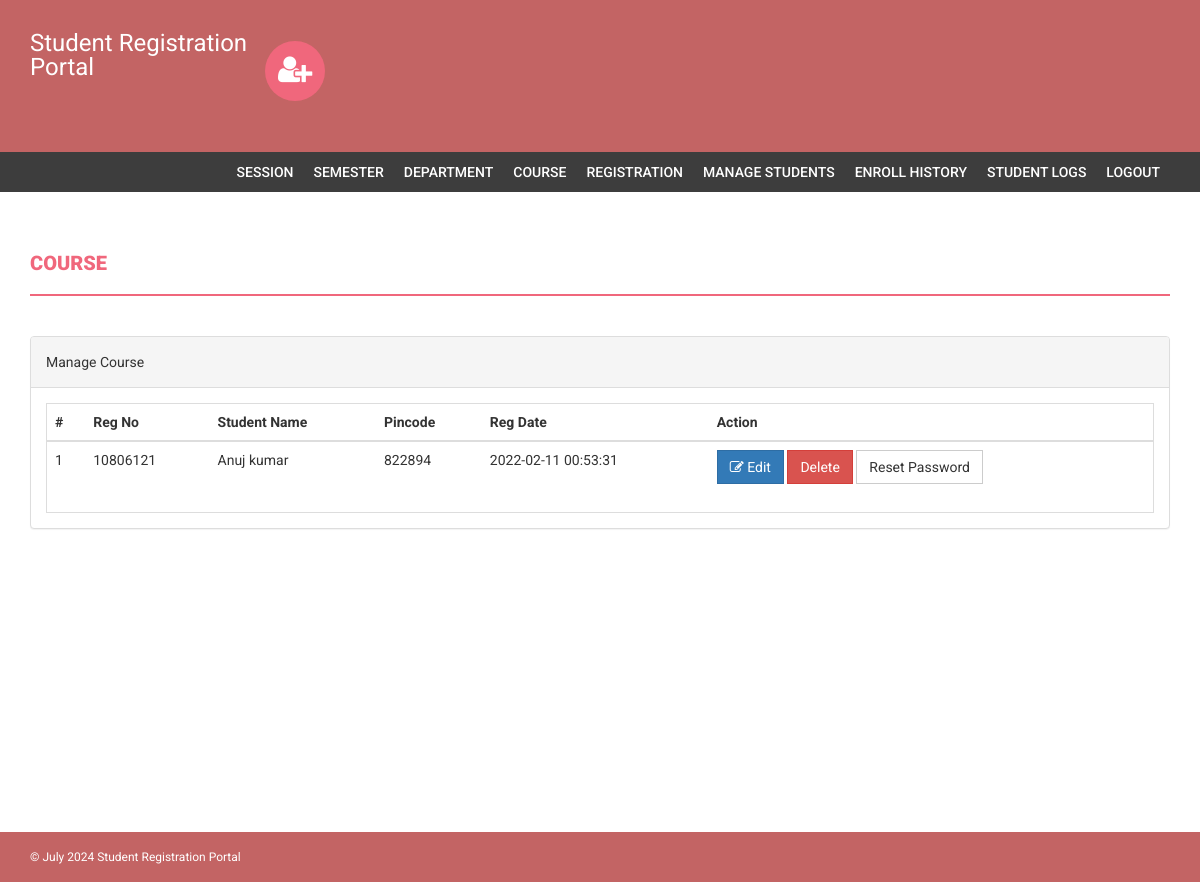
Page /admin/manage-students.php (signed in) on the earlier database version.
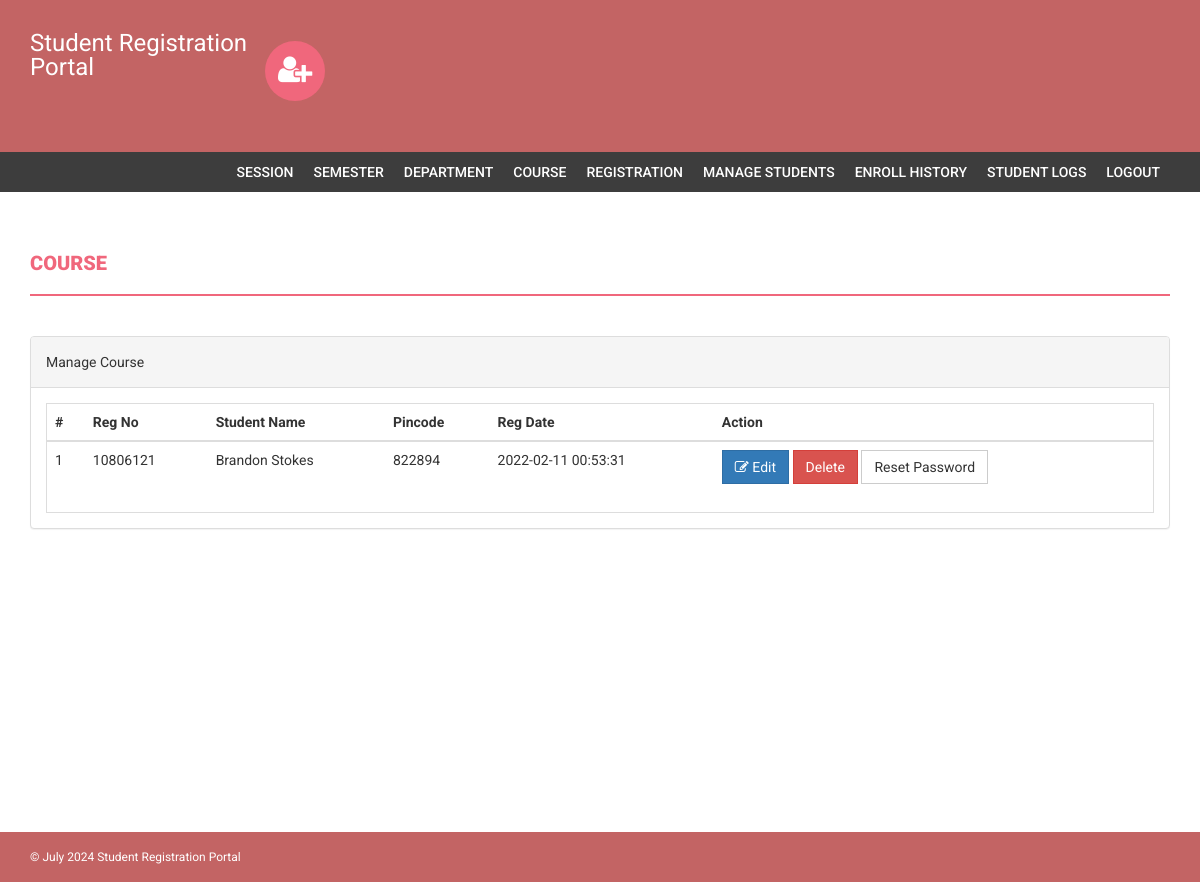
Same page on the later database version.
### tables this page shows
CREATE TABLE `students` (
  `StudentRegno` varchar(255) NOT NULL,
  `studentPhoto` varchar(255) DEFAULT NULL,
  `password` varchar(255) DEFAULT NULL,
  `studentName` varchar(255) DEFAULT NULL,
  `pincode` varchar(255) DEFAULT NULL,
  `session` varchar(255) DEFAULT NULL,
  `department` varchar(255) DEFAULT NULL,
  `semester` varchar(255) DEFAULT NULL,
  `cgpa` decimal(10,2) DEFAULT NULL,
  `creationdate` timestamp NULL DEFAULT current_timestamp(),
  `updationDate` varchar(255) DEFAULT NULL
);

### admin/manage-students.php (the view, shortened to what this page needs)
<?php
if(strlen($_SESSION['alogin'])==0)
    {
header('location:index.php');
}
else{
?>
<!DOCTYPE html>
<html xmlns="http://www.w3.org/1999/xhtml">
<head>
    <link href="assets/css/bootstrap.css" rel="stylesheet" />
    <link href="assets/css/font-awesome.css" rel="stylesheet" />
    <link href="assets/css/style.css" rel="stylesheet" />
</head>
<body>
<?php include('includes/header.php');?>
<?php if($_SESSION['alogin']!="")
{
 include('includes/menubar.php');
}
 ?>
    <div class="content-wrapper">
        <div class="container">
              <div class="row">
                    <div class="col-md-12">
                        <h1 class="page-head-line">Course  </h1>
                    </div>
                </div>
                <div class="row" >
                <div class="col-md-12">
                    <div class="panel panel-default">
                        <div class="panel-heading">
                            Manage Course
                        </div>
                        <div class="panel-body">
                            <div class="table-responsive table-bordered">
                                <table class="table">
                                    <thead>
                                        <tr>
                                            <th>#</th>
                                            <th>Reg No </th>
                                            <th>Student Name </th>
                                            <th> Pincode</th>
                                             <th>Reg Date</th>
                                             <th>Action</th>
                                        </tr>
                                    </thead>
                                    <tbody>
<?php
$sql=mysqli_query($con,"select * from students");
$cnt=1;
while($row=mysqli_fetch_array($sql))
{
?>
                                        <tr>
                                            <td><?php echo $cnt;?></td>
                                            <td><?php echo htmlentities($row['StudentRegno']);?></td>
                                            <td><?php echo htmlentities($row['studentName']);?></td>
                                            <td><?php echo htmlentities($row['pincode']);?></td>
                                            <td><?php echo htmlentities($row['creationdate']);?></td>
                                            <td>
                                            <a href="edit-student-profile.php?id=<?php echo $row['StudentRegno']?>">
<button class="btn btn-primary"><i class="fa fa-edit "></i> Edit</button> </a>
<a href="manage-students.php?id=<?php echo $row['StudentRegno']?>&del=delete" onClick="return confirm('Are you sure you want to delete?')">
                                            <button class="btn btn-danger">Delete</button>
</a>
<a href="manage-students.php?id=<?php echo $row['StudentRegno']?>&pass=update" onClick="return confirm('Are you sure you want to reset password?')">
<button type="submit" name="submit" id="submit" class="btn btn-default">Reset Password</button>
</a>
                                            </td>
                                        </tr>
<?php
$cnt++;
} ?>
                                    </tbody>
                                </table>
                            </div>
                        </div>
                    </div>
                </div>
            </div>
        </div>
    </div>
  <?php include('includes/footer.php');?>
</body>
</html>
<?php } ?>

Differences in the rows shown:
changed students id 10806121: studentName "Anuj kumar" → "Brandon Stokes"
